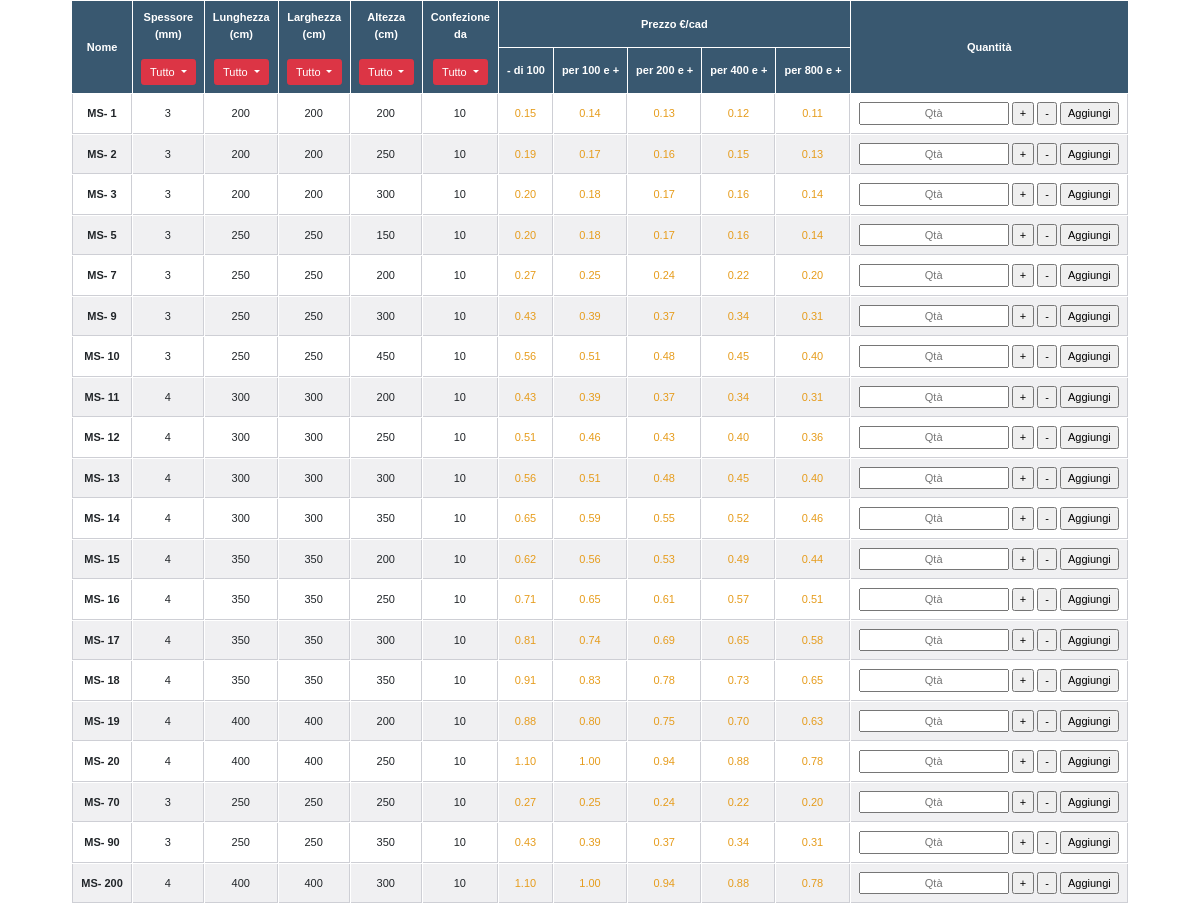
The page / on the database its author committed.
### tables this page shows
CREATE TABLE scatole (
    idScatola               varchar(10) not null,
    nome                    varchar(10),
    spessore                int,
    lunghezza               int,
    larghezza               int,
    altezza                 int,
    ConfezioneDa            numeric,
    minore100               decimal(10,2),   
    uguale100epiu           decimal(10,2),   
    uguale200epiu           decimal(10,2),   
    uguale400epiu           decimal(10,2),   
    uguale800epiu           decimal(10,2),   

    PRIMARY KEY (idScatola)
);

### index.php (the view, shortened to what this page needs)
<?php
$hostname = "localhost";
$username = "root";
$password = "root";
$databaseName = "ecommerce";
$connect = mysqli_connect($hostname, $username, $password, $databaseName);
$query = "SELECT * FROM scatole";
$result1 = mysqli_query($connect, $query);
?>
<!DOCTYPE html>
<html>
    <head>
        <link rel="stylesheet" href="https://stackpath.bootstrapcdn.com/bootstrap/4.3.1/css/bootstrap.min.css">
    </head>
    <body>
        <table id="table1"; style="background-color: white"; align="center">
            <tr>
                <th rowspan="2">Nome</th>
                <th rowspan="2">Spessore
                    <br>
                    (mm)
                    <br>
                    <br>
                    <div class="btn-group">
                        <button type="button" class="btn btn-danger dropdown-toggle" data-toggle="dropdown" aria-haspopup="true" aria-expanded="false">
                            Tutto
                        </button>
                    </div>
                </th>
                <th rowspan="2">Lunghezza
                    <br>
                    (cm)
                    <br>
                    <br>
                  <div class="btn-group">
                      <button type="button" class="btn btn-danger dropdown-toggle" data-toggle="dropdown" aria-haspopup="true" aria-expanded="false">
                          Tutto
                      </button>
                  </div>
                </th>
                <th rowspan="2">Larghezza
                    <br>
                    (cm)
                    <br>
                    <br>
                  <div class="btn-group">
                      <button type="button" class="btn btn-danger dropdown-toggle" data-toggle="dropdown" aria-haspopup="true" aria-expanded="false">
                          Tutto
                      </button>
                  </div>
                </th>
                <th rowspan="2">Altezza
                    <br>
                    (cm)
                    <br>
                    <br>
                  <div class="btn-group">
                      <button type="button" class="btn btn-danger dropdown-toggle" data-toggle="dropdown" aria-haspopup="true" aria-expanded="false">
                            Tutto
                      </button>
                  </div>
                </th>
                <th rowspan="2">Confezione
                    <br>
                    da
                    <br>
                    <br>
                    <div class="btn-group">
                        <button type="button" class="btn btn-danger dropdown-toggle" data-toggle="dropdown" aria-haspopup="true" aria-expanded="false">
                            Tutto
                        </button>
                    </div>
                </th>
                <th class="zerobrd" colspan="5">Prezzo €/cad</th>
                <th rowspan="2">Quantità</th>
            </tr>
            <tr>
                <th class="nobrd" colspan="1">- di 100</th>
                <th class="nobrd" colspan="1">per 100 e +</th>
                <th class="nobrd" colspan="1">per 200 e +</th>
                <th class="nobrd" colspan="1">per 400 e +</th>
                <th class="nobrd" colspan="1">per 800 e +</th>
            </tr>
            <?php while($row1 = mysqli_fetch_array($result1)):;?>
            <tr>
                <td><b><?php echo $row1[1];?></b></td>
                <td><?php echo $row1[2];?></td>
                <td><?php echo $row1[3];?></td>
                <td><?php echo $row1[4];?></td>
                <td><?php echo $row1[5];?></td>
                <td><?php echo $row1[6];?></td>
                <td style="color: #E69C1C"><?php echo $row1[7];?></td>
                <td style="color: #E69C1C"><?php echo $row1[8];?></td>
                <td style="color: #E69C1C"><?php echo $row1[9];?></td>
                <td style="color: #E69C1C"><?php echo $row1[10];?></td>
                <td style="color: #E69C1C"><?php echo $row1[11];?></td>
                <td>
                    <form name="CartShop">
                        <input type="text" name="TextIntput" placeholder="Qtà">
                        <input type="button" value="+" onclick="myFunctionClick1()">
                        <input type="button" value="-" onclick="myFunctionClick2()">
                        <input type="button" class="woo-cart" value="Aggiungi" onclick="myFunctionAdd()">
                    </form>
                </td>
            </tr>
            <?php endwhile;?>
        </table>
    <br>
    </body>
</html>

### index.php (style rules this page uses)
* { font-size: 11px; text-align: center; font-family: sans-serif; }
table { border-collapse: separate; border-spacing: 1px; }
th, td { padding: 8px 8px; }
th { background: #395870; color: #fff; text-align: center; }
tbody tr:nth-child(even) { background: #f0f0f2; }
td { border-bottom: 1px solid #cecfd5; border-right: 1px solid #cecfd5; }
td:first-child { border-left: 1px solid #cecfd5; }

### rows shown on the page
scatole: nome "MS- 1", spessore "3", lunghezza "200", larghezza "200", altezza "200", ConfezioneDa "10", minore100 "0.15", uguale100epiu "0.14", uguale200epiu "0.13", uguale400epiu "0.12", uguale800epiu "0.11"
scatole: nome "MS- 2", spessore "3", lunghezza "200", larghezza "200", altezza "250", ConfezioneDa "10", minore100 "0.19", uguale100epiu "0.17", uguale200epiu "0.16", uguale400epiu "0.15", uguale800epiu "0.13"
scatole: nome "MS- 3", spessore "3", lunghezza "200", larghezza "200", altezza "300", ConfezioneDa "10", minore100 "0.20", uguale100epiu "0.18", uguale200epiu "0.17", uguale400epiu "0.16", uguale800epiu "0.14"
scatole: nome "MS- 5", spessore "3", lunghezza "250", larghezza "250", altezza "150", ConfezioneDa "10", minore100 "0.20", uguale100epiu "0.18", uguale200epiu "0.17", uguale400epiu "0.16", uguale800epiu "0.14"
scatole: nome "MS- 7", spessore "3", lunghezza "250", larghezza "250", altezza "200", ConfezioneDa "10", minore100 "0.27", uguale100epiu "0.25", uguale200epiu "0.24", uguale400epiu "0.22", uguale800epiu "0.20"
scatole: nome "MS- 9", spessore "3", lunghezza "250", larghezza "250", altezza "300", ConfezioneDa "10", minore100 "0.43", uguale100epiu "0.39", uguale200epiu "0.37", uguale400epiu "0.34", uguale800epiu "0.31"
scatole: nome "MS- 10", spessore "3", lunghezza "250", larghezza "250", altezza "450", ConfezioneDa "10", minore100 "0.56", uguale100epiu "0.51", uguale200epiu "0.48", uguale400epiu "0.45", uguale800epiu "0.40"
scatole: nome "MS- 11", spessore "4", lunghezza "300", larghezza "300", altezza "200", ConfezioneDa "10", minore100 "0.43", uguale100epiu "0.39", uguale200epiu "0.37", uguale400epiu "0.34", uguale800epiu "0.31"
scatole: nome "MS- 12", spessore "4", lunghezza "300", larghezza "300", altezza "250", ConfezioneDa "10", minore100 "0.51", uguale100epiu "0.46", uguale200epiu "0.43", uguale400epiu "0.40", uguale800epiu "0.36"
scatole: nome "MS- 13", spessore "4", lunghezza "300", larghezza "300", altezza "300", ConfezioneDa "10", minore100 "0.56", uguale100epiu "0.51", uguale200epiu "0.48", uguale400epiu "0.45", uguale800epiu "0.40"
scatole: nome "MS- 14", spessore "4", lunghezza "300", larghezza "300", altezza "350", ConfezioneDa "10", minore100 "0.65", uguale100epiu "0.59", uguale200epiu "0.55", uguale400epiu "0.52", uguale800epiu "0.46"
scatole: nome "MS- 15", spessore "4", lunghezza "350", larghezza "350", altezza "200", ConfezioneDa "10", minore100 "0.62", uguale100epiu "0.56", uguale200epiu "0.53", uguale400epiu "0.49", uguale800epiu "0.44"
scatole: nome "MS- 16", spessore "4", lunghezza "350", larghezza "350", altezza "250", ConfezioneDa "10", minore100 "0.71", uguale100epiu "0.65", uguale200epiu "0.61", uguale400epiu "0.57", uguale800epiu "0.51"
scatole: nome "MS- 17", spessore "4", lunghezza "350", larghezza "350", altezza "300", ConfezioneDa "10", minore100 "0.81", uguale100epiu "0.74", uguale200epiu "0.69", uguale400epiu "0.65", uguale800epiu "0.58"
scatole: nome "MS- 18", spessore "4", lunghezza "350", larghezza "350", altezza "350", ConfezioneDa "10", minore100 "0.91", uguale100epiu "0.83", uguale200epiu "0.78", uguale400epiu "0.73", uguale800epiu "0.65"
scatole: nome "MS- 19", spessore "4", lunghezza "400", larghezza "400", altezza "200", ConfezioneDa "10", minore100 "0.88", uguale100epiu "0.80", uguale200epiu "0.75", uguale400epiu "0.70", uguale800epiu "0.63"
scatole: nome "MS- 20", spessore "4", lunghezza "400", larghezza "400", altezza "250", ConfezioneDa "10", minore100 "1.10", uguale100epiu "1.00", uguale200epiu "0.94", uguale400epiu "0.88", uguale800epiu "0.78"
scatole: nome "MS- 70", spessore "3", lunghezza "250", larghezza "250", altezza "250", ConfezioneDa "10", minore100 "0.27", uguale100epiu "0.25", uguale200epiu "0.24", uguale400epiu "0.22", uguale800epiu "0.20"
scatole: nome "MS- 90", spessore "3", lunghezza "250", larghezza "250", altezza "350", ConfezioneDa "10", minore100 "0.43", uguale100epiu "0.39", uguale200epiu "0.37", uguale400epiu "0.34", uguale800epiu "0.31"
scatole: nome "MS- 200", spessore "4", lunghezza "400", larghezza "400", altezza "300", ConfezioneDa "10", minore100 "1.10", uguale100epiu "1.00", uguale200epiu "0.94", uguale400epiu "0.88", uguale800epiu "0.78"
